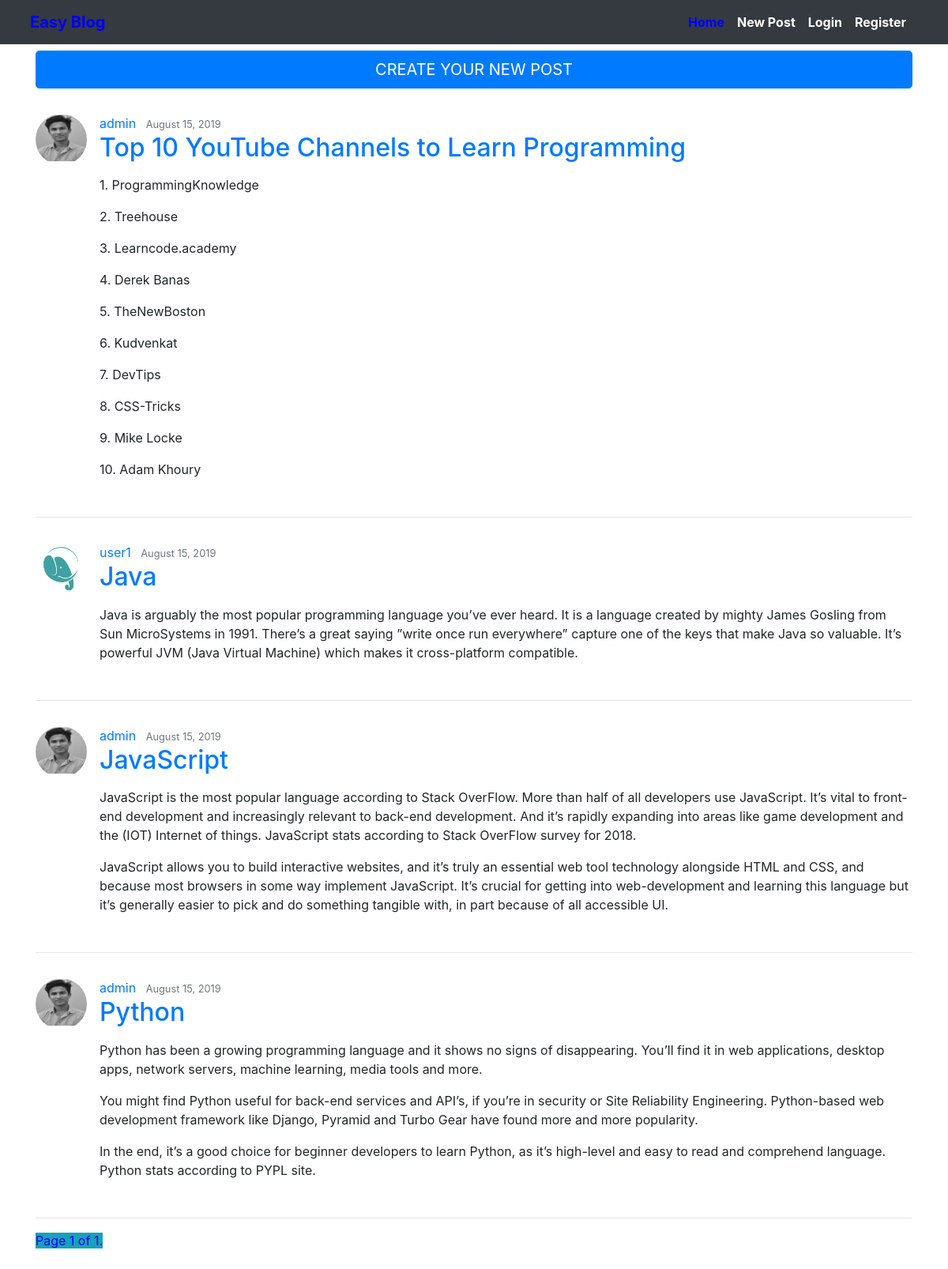
The page / on the database its author committed.
### blog/models.py (models this page shows, shortened)
class Post(models.Model):
    title = models.CharField(max_length=100)
    content = models.TextField()
    date_posted = models.DateTimeField(default=timezone.now)
    author = models.ForeignKey(User, on_delete=models.CASCADE)

### users/models.py (models this page shows, shortened)
class Profile(models.Model):
	user = models.OneToOneField(User, on_delete=models.CASCADE)
	image = models.ImageField(default ='default.jpg', upload_to='profile_pics')

### blog/views.py (the view)
# urls.py: path('',PostListView.as_view(), name = 'blog-home'),
class PostListView(ListView):
	model = Post
	template_name = "blog/home.html"
	context_object_name = 'posts'
	ordering = ['-date_posted']
	paginate_by = 8

### templates/blog/home.html (shortened to what this page needs)
{% extends "entrance/base.html" %}
{% block content %}
<a style="color: black; text-decoration:none; font-weight: bold;" href="{% url 'post-create' %}"><button type="button"  class="container btn btn-primary btn-lg btn-block mb-3" >
    CREATE YOUR NEW POST
</button></a>
    {% for post in posts %}
        <article class="media content-section my-4 py-2">
          <img class = 'rounded-circle'
               style="height: 65px;  width: 65px;  margin-right: 16px;"
               src="{{ post.author.profile.image.url }}">
          <div class="media-body">
            <div class="article-metadata">
              <a class="mr-2" href="{%url 'user-posts' post.author.username%}">{{ post.author }}</a>
              <small class="text-muted">{{ post.date_posted|date:"F d, Y" }}</small>
            </div>
            <h2><a class="article-title" href="post/{{post.id}}">{{ post.title }}</a></h2>
            <p class="article-content">{{ post.content|linebreaks }}</p>
          </div>
        </article>
        <hr/>
    {% endfor %}
    <div class="mb-3 mt-0 pb-2">
      <span style="color: blue " class="current bg-info ">
            Page {{ page_obj.number }} of {{ page_obj.paginator.num_pages }}.
        </span>
  </div>
{% endblock content %}

### templates/entrance/base.html (shortened to what this page needs)
{%load static%}
<!doctype html>
<html lang="en">
  <head>
    <link rel="stylesheet" href="https://stackpath.bootstrapcdn.com/bootstrap/4.3.1/css/bootstrap.min.css">
  </head>
  <body>
    <nav class="navbar mb-2  navbar-expand-lg navbar-light bg-dark">
      <div class="container">
    <div class="row pl-2"><a class="navbar-brand" style="color: blue; font-weight: bold;" href="{% url 'blog-home' %}">Easy Blog</a></div>
  <div class="collapse navbar-collapse" id="navbarSupportedContent">
    <ul class="navbar-nav ml-auto">
      <li class="nav-item active">
        <a class="nav-link" style="color: blue; font-weight: bold; " href="{% url 'blog-home' %}">Home <span class="sr-only">(current)</span></a>
      </li>
       <li class="nav-item">
        <a class="nav-link" style="color: white; font-weight: bold;" href="{% url 'post-create' %}">New Post</a>
      </li>
      {% if user.is_authenticated %}
      <li class="nav-item">
        <a class="nav-link" style="color: white; font-weight: bold;" href="{%url 'logout'%}">Logout</a>
      </li>
      <li class="nav-item">
        <a class="nav-link" style="color: white; font-weight: bold;" href="{% url 'profile' %}">Profile</a>
      </li>
      {% else %}
      <li class="nav-item">
        <a class="nav-link" style="color:white; font-weight: bold;" href="{%url 'login'%}">Login</a>
      </li>
      <li class="nav-item">
        <a class="nav-link" style="color: white; font-weight: bold;" href="{% url 'register' %}">Register</a>
      </li>
      {% endif %}
    </ul>
  </div>
</div>
</nav>
  <div class='container'>
   {%block content%}{%endblock%}
 </div>
  </body>
</html>

### rows shown on the page
Post: author.profile.image (picture), author "admin", date_posted "August 15, 2019", title "Top 10 YouTube Channels to Learn Programming", content "1. ProgrammingKnowledge 2. Treehouse 3. Learncode.academy 4. Derek Banas 5. TheNewBoston 6. Kudvenkat 7. DevTips 8. CSS-Tricks 9. Mike Locke 10. Adam Khoury"
Post: author.profile.image (placeholder picture), author "user1", date_posted "August 15, 2019", title "Java", content "Java is arguably the most popular programming language you’ve ever heard. It is a language created by mighty James Gosling from Sun MicroSystems in 1991. There’s a great saying ”write once run everywhere” capture one of the keys that make Java so valuable. It’s powerful JVM (Java Virtual Machine) which makes it cross-platform compatible."
Post: author.profile.image (picture), author "admin", date_posted "August 15, 2019", title "JavaScript", content "JavaScript is the most popular language according to Stack OverFlow. More than half of all developers use JavaScript. It’s vital to front-end development and increasingly relevant to back-end development. And it’s rapidly expanding into areas like game development and the (IOT) Internet of things. JavaScript stats according to Stack OverFlow survey for 2018. JavaScript allows you to build interactive websites, and it’s truly an essential web tool technology alongside HTML and CSS, and because most browsers in some way implement JavaScript. It’s crucial for getting into web-development and learning this language but it’s generally easier to pick and do something tangible with, in part…"
Post: author.profile.image (picture), author "admin", date_posted "August 15, 2019", title "Python", content "Python has been a growing programming language and it shows no signs of disappearing. You’ll find it in web applications, desktop apps, network servers, machine learning, media tools and more. You might find Python useful for back-end services and API’s, if you’re in security or Site Reliability Engineering. Python-based web development framework like Django, Pyramid and Turbo Gear have found more and more popularity. In the end, it’s a good choice for beginner developers to learn Python, as it’s high-level and easy to read and comprehend language. Python stats according to PYPL site."

### other values the page prints
{{ page_obj.number }} "1"
{{ page_obj.paginator.num_pages }} "1"
